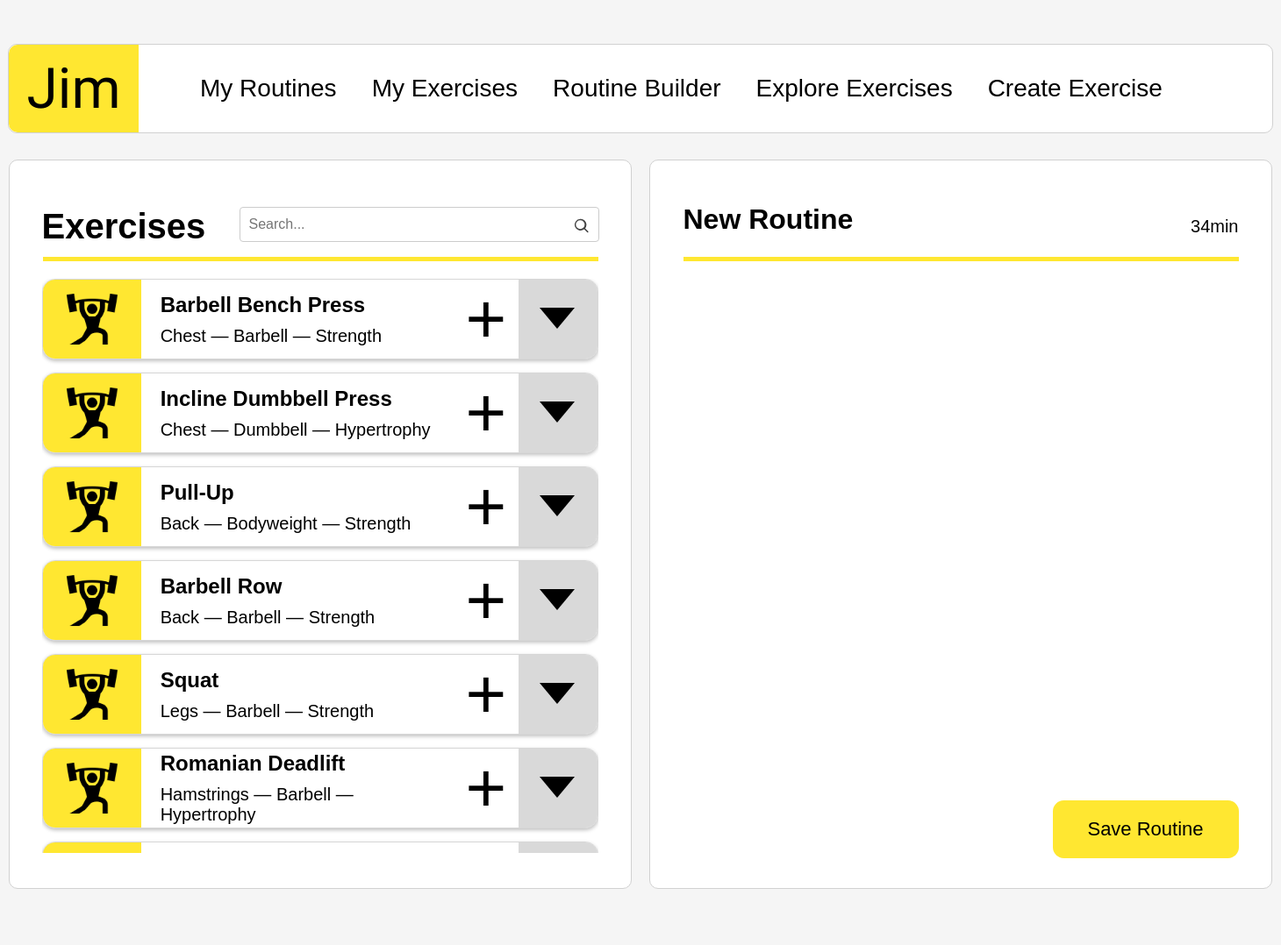
/public/routinebuilder.php, run on the app's committed database.
### tables this page shows
CREATE TABLE `exercises` (
  `id` int(11) NOT NULL,
  `name` varchar(100) NOT NULL,
  `category` varchar(50) DEFAULT NULL,
  `default_rest` int(11) DEFAULT '120',
  `is_custom` tinyint(1) DEFAULT '0',
  `muscle_group` varchar(100) DEFAULT NULL,
  `equipment` varchar(100) DEFAULT NULL,
  `type` varchar(100) DEFAULT NULL,
  `default_sets` int(11) DEFAULT '3',
  `default_reps` int(11) DEFAULT '12',
  `default_weight` int(11) DEFAULT '0',
  `default_time_per_set` int(11) DEFAULT '60'
);

### features/routines/RoutinesController.php (called while the page is built, shortened)
<?php
include(__DIR__ . '/../../includes/db.php');
include(__DIR__ . '/RoutinesService.php');
$exercises = getAllExercises($pdo);
include(__DIR__ . '/routine_builder.php');
?>

### features/routines/RoutinesService.php (called while the page is built, shortened)
<?php
function getAllExercises($pdo) {
    $statement = $pdo->prepare("SELECT * FROM exercises");
    $statement->execute();
    return $statement->fetchAll(PDO::FETCH_ASSOC);
}
?>

### features/routines/routine_builder.php (the view, shortened to what this page needs)
<div id="routine_builder_card_container">
    <section id="routine_builder_exercise_card_container">
        <div class="exercise_card_header_container">
            <div class="exercise_card_header_search_container">
                <h2>Exercises</h2>
                <form action="/search" method="GET">
                        <div class="search-wrapper">
                            <input type="text" id="search" name="query" placeholder="Search...">
                        </div>
                    </form>
            </div>
            <div class="exercise_card_header_underline_container">
            </div>
        </div>
        <div class="exercise_card_main_container">
            <?php foreach ($exercises as $exercise): ?>
<article class="full_exercise_container">
    <div class="exercise_banner_container">
    <div class="exercise_banner_icon_container">
        <img src="/jim-prototype/public/assets/images/dumbbellman.png" alt="A man lifting weights"/>
    </div>
    <div class="exercise_banner_info_container">
        <div class="exercise_banner_header_container">
            <h3><?= htmlspecialchars($exercise['name'] ?? 'Unnamed Exercise') ?></h3>
        </div>
        <div class="exercise_banner_details_container">
            <p>
                <?= htmlspecialchars($exercise['muscle_group'] ?? 'N/A') ?> —
                <?= htmlspecialchars($exercise['equipment'] ?? 'N/A') ?> —
                <?= htmlspecialchars($exercise['type'] ?? 'N/A') ?>
            </p>
        </div>
    </div>
   <div class="exercise_banner_add_container">
    <form action="/Jim-Prototype/features/routines/RoutinesController.php" method="POST">
        <button type="submit">+</button>
    </form>
</div>
    <div class="exercise_banner_dropdown_icon_container">
            <button type="button" class="dropdown-toggle">
                <svg width="40" height="24" viewBox="0 0 10 6" xmlns="http://www.w3.org/2000/svg" class="dropdown-arrow">
                    <path d="M0 0l5 6 5-6H0z" fill="currentColor"/>
                </svg>
            </button>
    </div>
    </div>
</article>
<?php endforeach; ?>
        </div>
    </section>
    <section id="routine_builder_new_routine_card_container">
        <div class="exercise_card_header_container">
            <form method="POST" class="routine_name_form">
            <div class="exercise_card_header_search_container">
                    <input
                        type="text"
                        name="routine_name"
                        value="<?= htmlspecialchars($routine_name ?? 'New Routine') ?>"
                        class="routine_name_input"
                        placeholder="New Routine"
                    >
                <p id="routine_total_time">34min</p>
            </div>
            <div class="exercise_card_header_underline_container">
            </div>
            </div>
           <div class="new_routine_button_container">
        <form method="POST">
        <button class="yellow_button">Save Routine</button>
        </form>
    </div>
        </div>

### public/routinebuilder.php (shortened to what this page needs)
<!DOCTYPE html>
<html lang="en">
<head>
  <link rel="stylesheet" href="/jim-prototype/public/assets/css/style.css?v=<?php echo time(); ?>">
  <link rel="stylesheet" href="/jim-prototype/public/assets/css/header.css?v=<?php echo time(); ?>">
  <link rel="stylesheet" href="/jim-prototype/public/assets/css/routinebuilder.css?v=<?php echo time(); ?>">
</head>
<body>
  <?php
    include '../includes/header.php';
    include '../features/routines/RoutinesController.php';
  ?>
</body>
</html>

### includes/header.php
<header id="header_container">
    <div id="logo_container">
        <a href="/" class="logo">Jim</a>
    </div>
    <div id="nav_container">
        <nav>
            <ul>
                <li><a href="#">My Routines</a></li>
                <li><a href="#">My Exercises</a></li>
                <li><a href="#">Routine Builder</a></li>
                <li><a href="#">Explore Exercises</a></li>
                <li><a href="#">Create Exercise</a></li>
            </ul>
        </nav>
    </div>
</header>

### public/assets/css/style.css (style rules this page uses)
body { background-color: #f5f5f5; }
.yellow_button { display: flex; width: 212px; height: 66.25px; padding: 15.734px 36.438px; justify-content: center; align-items: center; gap: 8.281px; flex-shrink: 0; font-family: Arial, Helvetica, sans-serif; font-size: 22px; border: none; border-radius: 12.422px; background: #FFE731; }

### public/assets/css/header.css (style rules this page uses)
#header_container { width: 1440px; height: 100px; display: flex; gap: 30px; margin: 50px auto 0 auto; border-radius: 10px; border: 1px solid #D1D1D1; background: #FFF; }
#logo_container { width: 148px; height: 100px; border-radius: 10px 0px 0px 10px; background: #FFE731; display: flex; justify-content: center; align-items: center; }
.logo { margin: 0; padding: 0; font-size: 60px; font-weight: bold; color: #000; font-family: "Just Another Hand"; font-size: 64px; font-style: normal; font-weight: 400; line-height: normal; text-decoration: none; }
#nav_container { display: flex; justify-content: center; align-items: center; }
#nav_container ul { list-style: none; display: flex; justify-content: center; align-items: center; gap: 40px; }
#nav_container ul a { color: #000; font-family: Arial; font-size: 28px; font-style: normal; font-weight: 400; line-height: normal; text-decoration: none; }

### data on the page
exercises: name "Barbell Bench Press", muscle_group "Chest", equipment "Barbell", type "Strength"
exercises: name "Incline Dumbbell Press", muscle_group "Chest", equipment "Dumbbell", type "Hypertrophy"
exercises: name "Pull-Up", muscle_group "Back", equipment "Bodyweight", type "Strength"
exercises: name "Barbell Row", muscle_group "Back", equipment "Barbell", type "Strength"
exercises: name "Squat", muscle_group "Legs", equipment "Barbell", type "Strength"
exercises: name "Romanian Deadlift", muscle_group "Hamstrings", equipment "Barbell", type "Hypertrophy"
